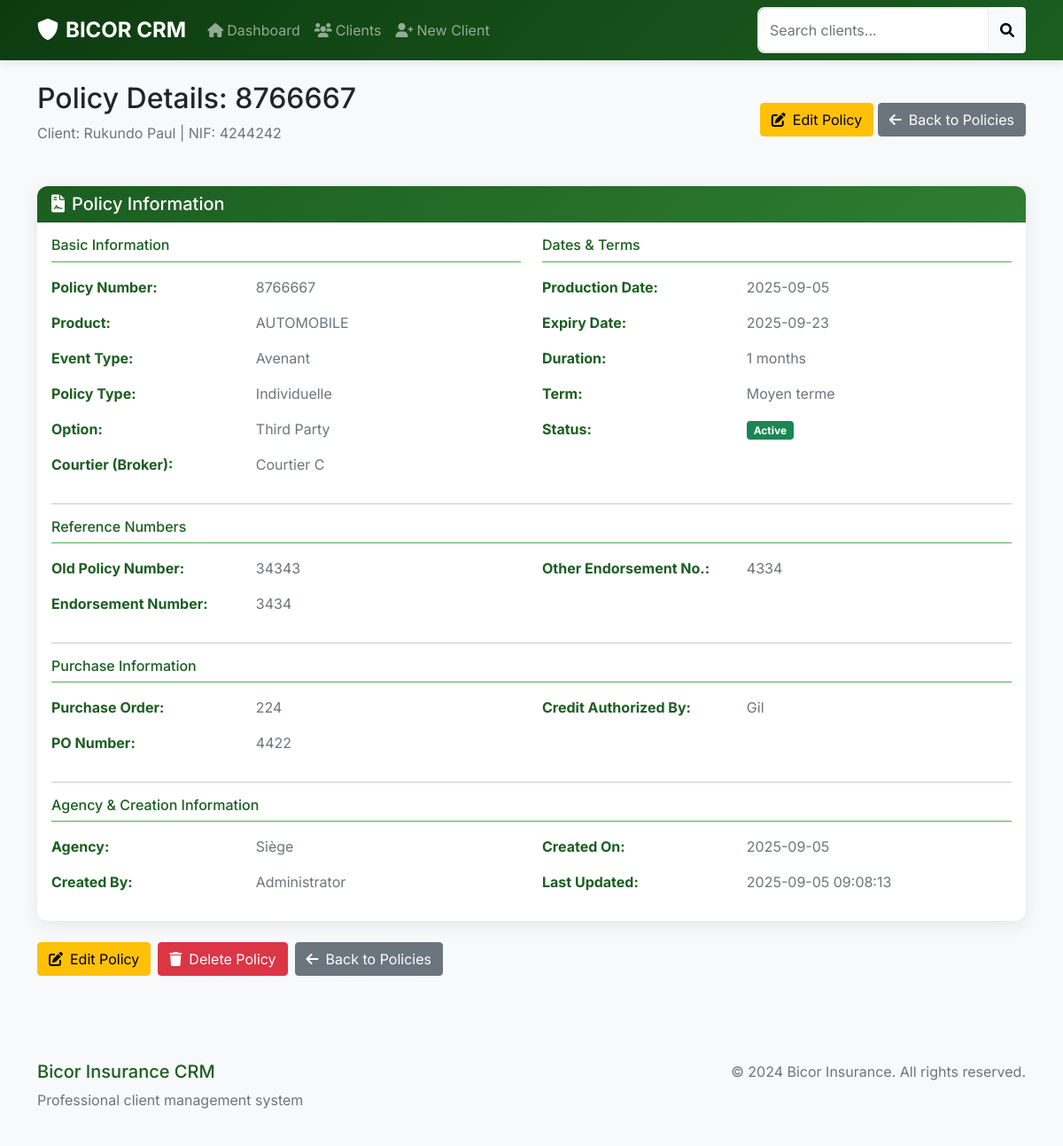
Screenshot of /policy/1 with the database file from the repository.
### tables this page shows
CREATE TABLE "Policies" (
    PolicyID INTEGER PRIMARY KEY AUTOINCREMENT,
    ProductID INTEGER NOT NULL,
    PolicyNumber TEXT UNIQUE NOT NULL,
    OldPolicyNumber TEXT,
    EndorsementNumber TEXT,
    OtherEndorsementNumber TEXT DEFAULT '00000',
    ClientID INTEGER NOT NULL,
    EventTypeID INTEGER NOT NULL,
    PolicyTypeID INTEGER NOT NULL,
    OptionID INTEGER NOT NULL,
    Description TEXT,
    CourtierID INTEGER DEFAULT 1,
    TermID INTEGER NOT NULL,
    ProductionDate TEXT NOT NULL,
    DurationMonths INTEGER,
    ExpiryDate TEXT NOT NULL,
    PurchaseOrder TEXT,
    PurchaseOrderNumber TEXT,
    CreditAuthorizedBy TEXT DEFAULT '---',
    AgencyID INTEGER NOT NULL,
    CreatedByUserID INTEGER NOT NULL,
    CreatedOn TEXT NOT NULL,
    UpdatedOn TEXT DEFAULT CURRENT_TIMESTAMP,
    Status TEXT DEFAULT 'Active',
    
    -- Foreign Keys
    FOREIGN KEY (ProductID) REFERENCES Products(ProductID),
    FOREIGN KEY (ClientID) REFERENCES Clients(ID) ON DELETE CASCADE,
    FOREIGN KEY (EventTypeID) REFERENCES EventTypes(EventTypeID),
    FOREIGN KEY (PolicyTypeID) REFERENCES PolicyTypes(TypeID),
    FOREIGN KEY (OptionID) REFERENCES PolicyOptions(OptionID),
    FOREIGN KEY (CourtierID) REFERENCES Courtiers(CourtierID),
    FOREIGN KEY (TermID) REFERENCES Terms(TermID),
    FOREIGN KEY (AgencyID) REFERENCES Agencies(AgencyID),
    FOREIGN KEY (CreatedByUserID) REFERENCES Users(UserID)
);

CREATE TABLE "Clients" (
	"ID"	INTEGER,
	"AncCode"	TEXT,
	"NumID"	TEXT,
	"NIF"	TEXT,
	"Nom"	TEXT,
	"Prenom"	TEXT,
	"DateNais"	TEXT,
	"LieuNais"	TEXT,
	"NomConj"	TEXT,
	"NextOfKin"	TEXT,
	"MobPhone"	INTEGER,
	"MobPhone2"	TEXT,
	"NomAffich"	TEXT,
	"Email"	TEXT,
	"ComID"	INTEGER,
	"Zone"	TEXT,
	"Residence"	TEXT,
	"AgentInt"	INTEGER,
	"PaieTVA"	INTEGER,
	"Valide"	INTEGER,
	"SexeID"	INTEGER,
	"BranchID"	INTEGER,
	"NationalID"	INTEGER,
	"EtatCivID"	INTEGER,
	"PosCliID"	INTEGER,
	"CategID"	INTEGER,
	"OccupID"	INTEGER,
	"CreatOn"	TEXT,
	"CreatBy"	INTEGER,
	"LModifBy"	TEXT,
	"LModifOn"	TEXT,
	PRIMARY KEY("ID")
);

CREATE TABLE Products (
    ProductID INTEGER PRIMARY KEY,
    ProductName TEXT NOT NULL UNIQUE,
    Description TEXT
);

CREATE TABLE EventTypes (
    EventTypeID INTEGER PRIMARY KEY,
    EventName TEXT NOT NULL UNIQUE
);

CREATE TABLE PolicyTypes (
    TypeID INTEGER PRIMARY KEY,
    TypeName TEXT NOT NULL UNIQUE
);

CREATE TABLE PolicyOptions (
    OptionID INTEGER PRIMARY KEY,
    OptionName TEXT NOT NULL UNIQUE,
    ProductID INTEGER,
    FOREIGN KEY (ProductID) REFERENCES Products(ProductID)
);

CREATE TABLE Courtiers (
    CourtierID INTEGER PRIMARY KEY,
    CourtierName TEXT NOT NULL UNIQUE,
    ContactInfo TEXT,
    IsActive INTEGER DEFAULT 1
);

CREATE TABLE Terms (
    TermID INTEGER PRIMARY KEY,
    TermName TEXT NOT NULL UNIQUE
);

CREATE TABLE Agencies (
    AgencyID INTEGER PRIMARY KEY,
    AgencyName TEXT NOT NULL UNIQUE,
    Address TEXT
);

CREATE TABLE Users (
    UserID INTEGER PRIMARY KEY,
    Username TEXT NOT NULL UNIQUE,
    FullName TEXT NOT NULL,
    Email TEXT,
    IsActive INTEGER DEFAULT 1
);

### app.py (the view)
@app.route('/policy/<int:policy_id>')
def view_policy(policy_id):
    with get_db_connection() as conn:
        cursor = conn.cursor()
        cursor.execute('''
            SELECT p.*, pr.ProductName, pt.TypeName as PolicyTypeName,
                   po.OptionName, a.AgencyName, u.FullName as CreatedByName,
                   et.EventName, t.TermName, c.CourtierName,
                   cl.Nom, cl.Prenom, cl.NIF, cl.ID as ClientID
            FROM Policies p
            JOIN Products pr ON p.ProductID = pr.ProductID
            JOIN PolicyTypes pt ON p.PolicyTypeID = pt.TypeID
            JOIN PolicyOptions po ON p.OptionID = po.OptionID
            JOIN Agencies a ON p.AgencyID = a.AgencyID
            JOIN Users u ON p.CreatedByUserID = u.UserID
            JOIN EventTypes et ON p.EventTypeID = et.EventTypeID
            JOIN Terms t ON p.TermID = t.TermID
            LEFT JOIN Courtiers c ON p.CourtierID = c.CourtierID
            JOIN Clients cl ON p.ClientID = cl.ID
            WHERE p.PolicyID = ?
        ''', (policy_id,))
        policy = cursor.fetchone()
    if not policy:
        flash('Policy not found!', 'danger')
        return redirect(url_for('clients'))
    return render_template('policy_view.html', policy=policy, client=policy)

### templates/policy_view.html (shortened to what this page needs)
{% extends "base.html" %}
{% block content %}
<div class="d-flex justify-content-between align-items-center mb-4">
    <div>
        <h2>Policy Details: {{ policy.PolicyNumber }}</h2>
        <p class="text-muted">Client: {{ policy.Nom }} {{ policy.Prenom }} | NIF: {{ policy.NIF or 'N/A' }}</p>
    </div>
    <div>
        <a href="{{ url_for('edit_policy', policy_id=policy.PolicyID) }}" class="btn btn-warning">
            <i class="fas fa-edit me-2"></i>Edit Policy
        </a>
        <a href="{{ url_for('client_policies', client_id=policy.ClientID) }}" class="btn btn-secondary">
            <i class="fas fa-arrow-left me-2"></i>Back to Policies
        </a>
    </div>
</div>
<div class="row">
    <div class="col-12">
        <div class="card">
            <div class="card-header">
                <h5 class="mb-0"><i class="fas fa-file-contract me-2"></i>Policy Information</h5>
            </div>
            <div class="card-body">
                <div class="row">
                    <div class="col-md-6">
                        <h6 class="text-bicor mb-3 border-bottom pb-2">Basic Information</h6>
                        <div class="row mb-3">
                            <div class="col-md-5">
                                <strong class="text-bicor">Policy Number:</strong>
                            </div>
                            <div class="col-md-7">
                                <span class="text-muted">{{ policy.PolicyNumber }}</span>
                            </div>
                        </div>
                        <div class="row mb-3">
                            <div class="col-md-5">
                                <strong class="text-bicor">Product:</strong>
                            </div>
                            <div class="col-md-7">
                                <span class="text-muted">{{ policy.ProductName }}</span>
                            </div>
                        </div>
                        <div class="row mb-3">
                            <div class="col-md-5">
                                <strong class="text-bicor">Event Type:</strong>
                            </div>
                            <div class="col-md-7">
                                <span class="text-muted">{{ policy.EventName }}</span>
                            </div>
                        </div>
                        <div class="row mb-3">
                            <div class="col-md-5">
                                <strong class="text-bicor">Policy Type:</strong>
                            </div>
                            <div class="col-md-7">
                                <span class="text-muted">{{ policy.PolicyTypeName }}</span>
                            </div>
                        </div>
                        <div class="row mb-3">
                            <div class="col-md-5">
                                <strong class="text-bicor">Option:</strong>
                            </div>
                            <div class="col-md-7">
                                <span class="text-muted">{{ policy.OptionName }}</span>
                            </div>
                        </div>
                        <div class="row mb-3">
                            <div class="col-md-5">
                                <strong class="text-bicor">Courtier (Broker):</strong>
                            </div>
                            <div class="col-md-7">
                                <span class="text-muted">{{ policy.CourtierName or '---' }}</span>
                            </div>
                        </div>
                    </div>
                    <div class="col-md-6">
                        <h6 class="text-bicor mb-3 border-bottom pb-2">Dates & Terms</h6>
                        <div class="row mb-3">
                            <div class="col-md-5">
                                <strong class="text-bicor">Production Date:</strong>
                            </div>
                            <div class="col-md-7">
                                <span class="text-muted">{{ policy.ProductionDate }}</span>
                            </div>
                        </div>
                        <div class="row mb-3">
                            <div class="col-md-5">
                                <strong class="text-bicor">Expiry Date:</strong>
                            </div>
                            <div class="col-md-7">
                                <span class="text-muted">{{ policy.ExpiryDate }}</span>
                            </div>
                        </div>
                        <div class="row mb-3">
                            <div class="col-md-5">
                                <strong class="text-bicor">Duration:</strong>
                            </div>
                            <div class="col-md-7">
                                <span class="text-muted">
                                    {% if policy.DurationMonths %}
                                        {{ policy.DurationMonths }} months
                                    {% else %}
                                        ---
                                    {% endif %}
                                </span>
                            </div>
                        </div>
                        <div class="row mb-3">
                            <div class="col-md-5">
                                <strong class="text-bicor">Term:</strong>
                            </div>
                            <div class="col-md-7">
                                <span class="text-muted">{{ policy.TermName }}</span>
                            </div>
                        </div>
                        <div class="row mb-3">
                            <div class="col-md-5">
                                <strong class="text-bicor">Status:</strong>
                            </div>
                            <div class="col-md-7">
                                <span class="badge bg-{% if policy.Status == 'Active' %}success{% else %}warning{% endif %}">
                                    {{ policy.Status }}
                                </span>
                            </div>
                        </div>
                    </div>
                </div>
                <hr>
                <h6 class="text-bicor mb-3 border-bottom pb-2">Reference Numbers</h6>
                <div class="row">
                    <div class="col-md-6">
                        <div class="row mb-3">
                            <div class="col-md-5">
                                <strong class="text-bicor">Old Policy Number:</strong>
                            </div>
                            <div class="col-md-7">
                                <span class="text-muted">{{ policy.OldPolicyNumber or '---' }}</span>
                            </div>
                        </div>
                        <div class="row mb-3">
                            <div class="col-md-5">
                                <strong class="text-bicor">Endorsement Number:</strong>
                            </div>
                            <div class="col-md-7">
                                <span class="text-muted">{{ policy.EndorsementNumber or '---' }}</span>
                            </div>
                        </div>
                    </div>
                    <div class="col-md-6">
                        <div class="row mb-3">
                            <div class="col-md-5">
                                <strong class="text-bicor">Other Endorsement No.:</strong>
                            </div>
                            <div class="col-md-7">
                                <span class="text-muted">{{ policy.OtherEndorsementNumber or '---' }}</span>
                            </div>
                        </div>
                    </div>
                </div>
                <hr>
                <h6 class="text-bicor mb-3 border-bottom pb-2">Purchase Information</h6>
                <div class="row">
                    <div class="col-md-6">
                        <div class="row mb-3">
                            <div class="col-md-5">
                                <strong class="text-bicor">Purchase Order:</strong>
                            </div>
                            <div class="col-md-7">
                                <span class="text-muted">{{ policy.PurchaseOrder or '---' }}</span>
                            </div>
                        </div>
                        <div class="row mb-3">
                            <div class="col-md-5">
                                <strong class="text-bicor">PO Number:</strong>
                            </div>
                            <div class="col-md-7">
                                <span class="text-muted">{{ policy.PurchaseOrderNumber or '---' }}</span>
                            </div>
                        </div>
                    </div>
                    <div class="col-md-6">
                        <div class="row mb-3">
                            <div class="col-md-5">
                                <strong class="text-bicor">Credit Authorized By:</strong>
                            </div>
                            <div class="col-md-7">
                                <span class="text-muted">{{ policy.CreditAuthorizedBy or '---' }}</span>
                            </div>
                        </div>
                    </div>
                </div>
                <hr>
                <h6 class="text-bicor mb-3 border-bottom pb-2">Agency & Creation Information</h6>
                <div class="row">
                    <div class="col-md-6">
                        <div class="row mb-3">
                            <div class="col-md-5">
                                <strong class="text-bicor">Agency:</strong>
                            </div>
                            <div class="col-md-7">
                                <span class="text-muted">{{ policy.AgencyName }}</span>
                            </div>
                        </div>
                        <div class="row mb-3">
                            <div class="col-md-5">
                                <strong class="text-bicor">Created By:</strong>
                            </div>
                            <div class="col-md-7">
                                <span class="text-muted">{{ policy.CreatedByName }}</span>
                            </div>
                        </div>
                    </div>
                    <div class="col-md-6">
                        <div class="row mb-3">
                            <div class="col-md-5">
                                <strong class="text-bicor">Created On:</strong>
                            </div>
                            <div class="col-md-7">
                                <span class="text-muted">{{ policy.CreatedOn }}</span>
                            </div>
                        </div>
                        <div class="row mb-3">
                            <div class="col-md-5">
                                <strong class="text-bicor">Last Updated:</strong>
                            </div>
                            <div class="col-md-7">
                                <span class="text-muted">{{ policy.UpdatedOn or 'Never' }}</span>
                            </div>
                        </div>
                    </div>
                </div>
            </div>
        </div>
    </div>
</div>
<div class="mt-4">
    <div class="d-flex gap-2">
        <a href="{{ url_for('edit_policy', policy_id=policy.PolicyID) }}" class="btn btn-warning">
            <i class="fas fa-edit me-2"></i>Edit Policy
        </a>
        <form action="{{ url_for('delete_policy', policy_id=policy.PolicyID) }}" method="post" class="d-inline">
            <button type="submit" class="btn btn-danger" onclick="return confirm('Are you sure you want to delete this policy? This action cannot be undone.')">
                <i class="fas fa-trash me-2"></i>Delete Policy
            </button>
        </form>
        <a href="{{ url_for('client_policies', client_id=policy.ClientID) }}" class="btn btn-secondary">            <i class="fas fa-arrow-left me-2"></i>Back to Policies
        </a>
    </div>
</div>
{% endblock %}

### rows the page displays
Policies: PolicyNumber "8766667", ProductionDate "2025-09-05", ExpiryDate "2025-09-23", DurationMonths "1", Status "Active", OldPolicyNumber "34343", EndorsementNumber "3434", OtherEndorsementNumber "4334", PurchaseOrder "224", PurchaseOrderNumber "4422", CreditAuthorizedBy "Gil", CreatedOn "2025-09-05", UpdatedOn "2025-09-05 09:08:13"
Clients: Nom "Rukundo", Prenom "Paul", NIF "4244242"
Products: ProductName "AUTOMOBILE"
EventTypes: EventName "Avenant"
PolicyTypes: PolicyTypeName "Individuelle"
PolicyOptions: OptionName "Third Party"
Courtiers: CourtierName "Courtier C"
Terms: TermName "Moyen terme"
Agencies: AgencyName "Siège"
Users: CreatedByName "Administrator"
